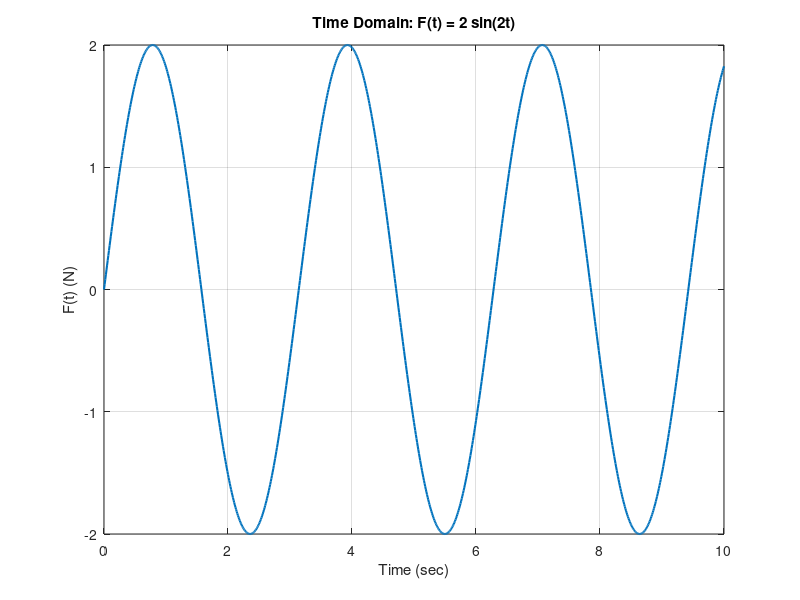
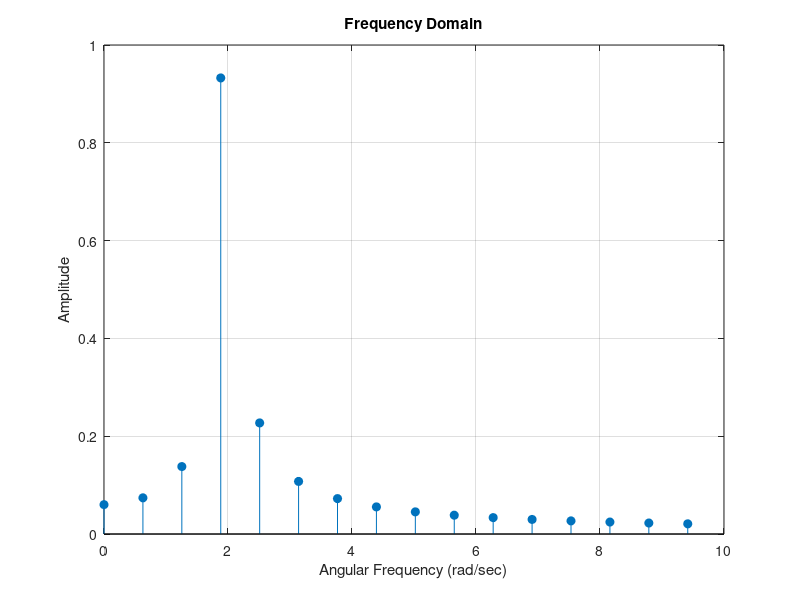

These charts were generated, in order, by the following MATLAB code:
clc, clear, close all;

F = 2;                  % Amplitude (Newton)
w = 2;                  % Excitation frequency (rad/sec)
t = 0:0.01:10;          % Time vector
dt = 0.01;              % Time step
fs = 1/dt;              % Sampling frequency

% Time domain signal
Ft = F*sin(w*t);

% Time Domain Plot
figure
plot(t, Ft, 'LineWidth', 1.5)
grid on
title('Time Domain: F(t) = 2 sin(2t)')
xlabel('Time (sec)')
ylabel('F(t) (N)')


% Frequency Domain using FFT
N = length(Ft);             
FFT_vals = fft(Ft);         
FFT_mag = abs(FFT_vals)/N;  

f = (0:N-1)*(fs/N)         % Frequency in Hz
omega = 2*pi*f;             % Convert to rad/sec

% Take only positive frequencies
half = 1:floor(N/2);
omega_half = omega(half);
FFT_half = FFT_mag(half);

figure
stem(omega_half, FFT_half, 'filled')
xlim([0 10])
grid on
title('Frequency Domain')
xlabel('Angular Frequency (rad/sec)')
ylabel('Amplitude')
